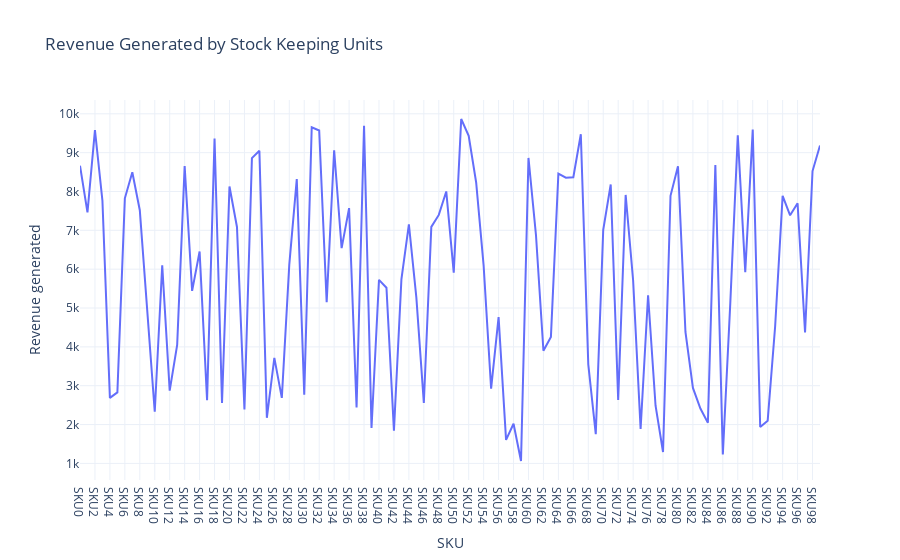

Here is the notebook cell this chart was saved with:
### Code cell
revenue_chart = px.line(data, x='SKU', 
                        y='Revenue generated', 
                        title='Revenue Generated by Stock Keeping Units')
revenue_chart.show()

### Figure 1 — Plotly figure (JSON) as saved in the notebook; plotly's stock layout.template omitted (floating-point values rounded to 4 significant figures)
{"data": [{"hovertemplate": "SKU=%{x}<br>Revenue generated=%{y}<extra></extra>", "legendgroup": "", "line": {"color": "#636efa", "dash": "solid"}, "marker": {"symbol": "circle"}, "mode": "lines", "name": "", "orientation": "v", "showlegend": false, "type": "scatter", "x": ["SKU0", "SKU1", "SKU2", "SKU3", "SKU4", "SKU5", "SKU6", "SKU7", "SKU8", "SKU9", "SKU10", "SKU11", "SKU12", "SKU13", "SKU14", "SKU15", "SKU16", "SKU17", "SKU18", "SKU19", "SKU20", "SKU21", "SKU22", "SKU23", "SKU24", "SKU25", "SKU26", "SKU27", "SKU28", "SKU29", "SKU30", "SKU31", "SKU32", "SKU33", "SKU34", "SKU35", "SKU36", "SKU37", "SKU38", "SKU39", "SKU40", "SKU41", "SKU42", "SKU43", "SKU44", "SKU45", "SKU46", "SKU47", "SKU48", "SKU49", "SKU50", "SKU51", "SKU52", "SKU53", "SKU54", "SKU55", "SKU56", "SKU57", "SKU58", "SKU59", "SKU60", "SKU61", "SKU62", "SKU63", "SKU64", "SKU65", "SKU66", "SKU67", "SKU68", "SKU69", "SKU70", "SKU71", "SKU72", "SKU73", "SKU74", "SKU75", "SKU76", "SKU77", "SKU78", "SKU79", "SKU80", "SKU81", "SKU82", "SKU83", "SKU84", "SKU85", "SKU86", "SKU87", "SKU88", "SKU89", "SKU90", "SKU91", "SKU92", "SKU93", "SKU94", "SKU95", "SKU96", "SKU97", "SKU98", "SKU99"], "xaxis": "x", "y": [8662.0, 7461.0, 9578.0, 7767.0, 2687.0, 2828.0, 7823.0, 8496.0, 7517.0, 4971.0, 2331.0, 6100.0, 2874.0, 4053.0, 8654.0, 5442.0, 6454.0, 2629.0, 9365.0, 2553.0, 8128.0, 7087.0, 2391.0, 8858.0, 9049.0, 2175.0, 3716.0, 2686.0, 6117.0, 8319.0, 2766.0, 9655.0, 9572.0, 5150.0, 9062.0, 6541.0, 7573.0, 2438.0, 9692.0, 1912.0, 5725.0, 5521.0, 1840.0, 5737.0, 7152.0, 5268.0, 2557.0, 7089.0, 7397.0, 8002.0, 5911.0, 9866.0, 9436.0, 8232.0, 6088.0, 2926.0, 4767.0, 1606.0, 2021.0, 1062.0, 8864.0, 6886.0, 3900.0, 4257.0, 8459.0, 8355.0, 8368.0, 9474.0, 3550.0, 1752.0, 7015.0, 8180.0, 2633.0, 7911.0, 5710.0, 1889.0, 5328.0, 2484.0, 1292.0, 7889.0, 8652.0, 4384.0, 2943.0, 2412.0, 2048.0, 8685.0, 1230.0, 5134.0, 9445.0, 5925.0, 9593.0, 1935.0, 2100.0, 4531.0, 7888.0, 7386.0, 7698.0, 4371.0, 8526.0, 9185.0], "yaxis": "y"}], "layout": {"autosize": true, "legend": {"tracegroupgap": 0}, "title": {"text": "Revenue Generated by Stock Keeping Units"}, "xaxis": {"anchor": "y", "autorange": true, "domain": [0, 1], "range": [0, 99], "title": {"text": "SKU"}, "type": "category"}, "yaxis": {"anchor": "x", "autorange": true, "domain": [0, 1], "range": [572.5, 10360.0], "title": {"text": "Revenue generated"}, "type": "linear"}}}
